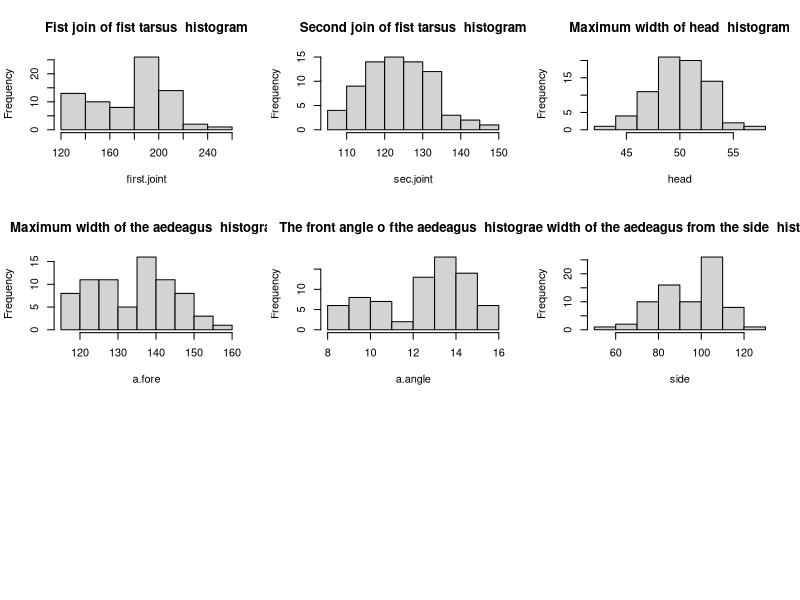

Here is the R script that generated this plot:

#Introduction 
beetle <- read.csv("Beetle.csv")  #Read CSV
head(beetle) #Check the first few lines
attach(beetle) #attach, now collums can be accessed as variable names

valMeaning = list(
  'Identification Number',
  'Fist join of fist tarsus',
  'Second join of fist tarsus',
  'Maximum width of head',
  'Maximum width of the aedeagus',
  'The front angle o fthe aedeagus',
  'The width of the aedeagus from the side')
valNames = list(
  'ID',
  'first.joint',
  'sec.joint',
  'head',
  'a.fore',
  'a.angle',
  'side')


first.joint #Here, the first collumn is directly accessible

beetle['first.joint'] #Also a way to access

beetle[2] #Also a way

beetle[2,1] #2nd row 1rst collum
beetle[2,] #Full second row
beetle[,2] #Full second collumn

#Using this matrix style notation, can you identify the code that would print 
#the front angle of the aedeagus for all the beetles in the dataset?

#3 Ways of doing that
beetle['a.fore']
beetle[,5]
a.fore

#Exploratory Analysis(Run the next Code block all at once in order to work)
par(mfrow=c(3,3))
hist(beetle[,2],
     main=paste(valMeaning[2]," histogram"),
     xlab=valNames[2],
     ylab="Frequency")
hist(beetle[,3],
     main=paste(valMeaning[3]," histogram"),
     xlab=valNames[3],
     ylab="Frequency")
hist(beetle[,4],
     main=paste(valMeaning[4]," histogram"),
     xlab=valNames[4],
     ylab="Frequency")
hist(beetle[,5],
     main=paste(valMeaning[5]," histogram"),
     xlab=valNames[5],
     ylab="Frequency")
hist(beetle[,6],
     main=paste(valMeaning[6]," histogram"),
     xlab=valNames[6],
     ylab="Frequency")
hist(beetle[,7],
     main=paste(valMeaning[7]," histogram"),
     xlab=valNames[7],
     ylab="Frequency")

#From your histograms, can you identify any variables that might be particularly
#Useful in distinguishing groups of beetles within the dataset? Note them down

#->We can see that angle and fore have nice separators, these may be used later 
#to classify into different species


